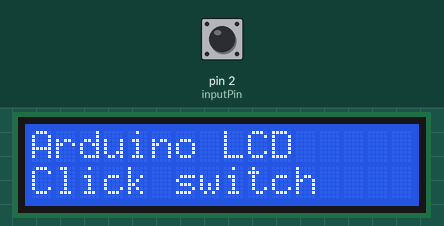
Simulated run of this sketch. Board: Arduino Uno, built with avr-gcc and run on an emulated ATmega328P. Parts: 16×2 character LCD. The inputs (shaded band) are chosen by the test bench; at power-on: pin 2 (inputPin) HIGH. What the sketch prints to the serial monitor is not drawn.

Above: at 1.2 s.
1.3 s: pin 2 (inputPin) pulled LOW for 0.15 s
At 2.4 s:
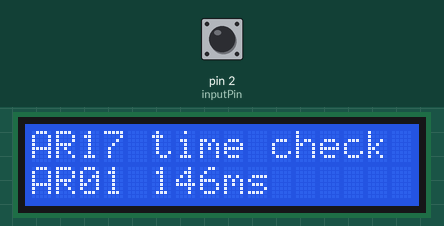
2.9 s: pin 2 (inputPin) pulled LOW for 1 s
At 3.5 s:
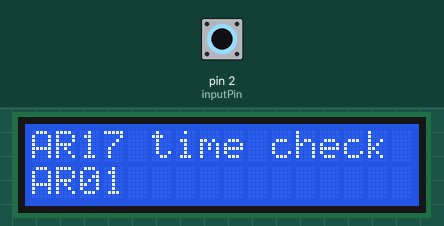
5.4 s: pin 2 (inputPin) pulled LOW for 0.15 s
At 6.7 s:
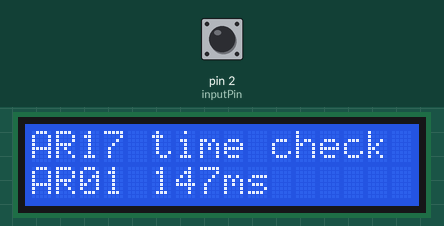
7.0 s: pin 2 (inputPin) pulled LOW for 3.2 s
At 10.9 s:
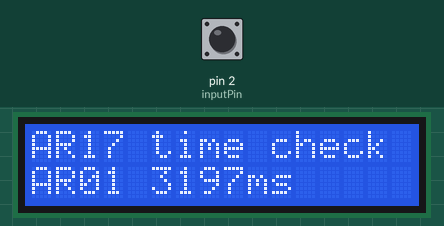
Timing chart, 0 to 12.4 s (numbered marks = the images above; inputs shaded):
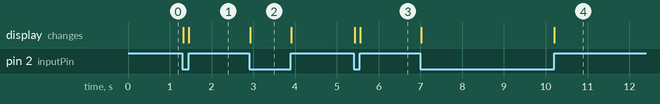

The sketch:

AR01_Switch_time.ino
```cpp
#include <LiquidCrystal_I2C.h>


/*
 예제 5.3
 디지털 신호 입력 시간 측정하기
 */
#include <Wire.h>

// 2번핀을 스위치 입력으로 설정
const int inputPin = 2;

// 현재의 시간을 저장하기 위한 변수
long startTime = 0;
// 실제 스위치가 눌린 후 지연되는 시간
long swCountTimer = 0;

LiquidCrystal_I2C lcd(0x27,16,2);

void setup() {
    lcd.init(); // LCD 설정
  lcd.clear();      // LCD를 모두 지운다.
  lcd.backlight();  // 백라이트를 켠다.
  // Arduino LCD, Welcome 표시
  lcd.setCursor(0,0);
  lcd.print("Arduino LCD");
  lcd.setCursor(0,1);
  lcd.print("Click switch");
  // 스위치 입력을 위하여 2번핀을 입력으로 설정하고 풀업시킨다
  pinMode(inputPin, INPUT_PULLUP);
  // 시리얼 통신을 설정한다
  Serial.begin(9600);
}

void loop(){
  // 스위치 입력이 발생하였을 경우 실행
  if(digitalRead(inputPin) == LOW){
    lcd.clear();
    // 현재의 시간을 startTime 변수에 넣는다.
    startTime = millis();
  lcd.setCursor(0,0);
  lcd.print("AR17 time check");
  lcd.setCursor(0,1);
  lcd.print("AR01");
    // 스위치가 입력되는 동안 지연시킨다.
    while(digitalRead(inputPin) == LOW);
    // swCountTimer 변수에 스위치가 눌려진 시간을 넣는다.
    // 여기까지 측정된 시간에서 앞서 저장한 시간이 스위치가 눌려진 시간이 된다
    swCountTimer = millis() - startTime;
    // 시리얼 통신으로 값을 출력한다.
  lcd.setCursor(5,1);
  lcd.print(swCountTimer);
  lcd.print("ms");
    Serial.print(swCountTimer);
    Serial.println(" ms");
  };
}
```

Measured:
- after the input at 1.3 s, the display: first changes at once (image 1 shows a later state)
- after the input at 2.9 s, the display: changes at once (image 2)
- after the input at 5.4 s, the display: first changes at once (image 3 shows a later state)
- after the input at 7.0 s, the display: first changes at once (image 4 shows a later state)
